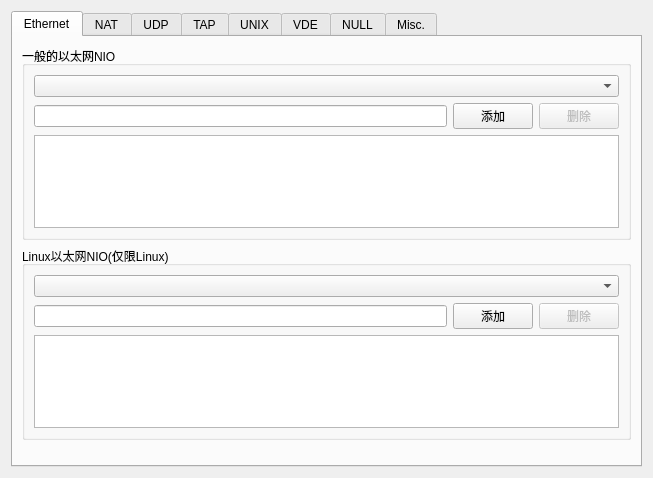
<?xml version="1.0" encoding="UTF-8"?>
<ui version="4.0">
 <class>cloudConfigPageWidget</class>
 <widget class="QWidget" name="cloudConfigPageWidget">
  <property name="geometry">
   <rect>
    <x>0</x>
    <y>0</y>
    <width>653</width>
    <height>478</height>
   </rect>
  </property>
  <property name="windowTitle">
   <string>Cloud设置</string>
  </property>
  <layout class="QVBoxLayout">
   <item>
    <widget class="QTabWidget" name="uiNIOsTabWidget">
     <property name="currentIndex">
      <number>0</number>
     </property>
     <widget class="QWidget" name="NIOEthernetTab">
      <attribute name="title">
       <string>Ethernet</string>
      </attribute>
      <layout class="QVBoxLayout">
       <item>
        <widget class="QGroupBox" name="uiGenericEthernetGroupBox">
         <property name="title">
          <string>一般的以太网NIO</string>
         </property>
         <layout class="QGridLayout">
          <item row="0" column="0" colspan="3">
           <widget class="QComboBox" name="uiGenericEthernetComboBox">
            <property name="sizePolicy">
             <sizepolicy hsizetype="Expanding" vsizetype="Fixed">
              <horstretch>0</horstretch>
              <verstretch>0</verstretch>
             </sizepolicy>
            </property>
            <property name="sizeAdjustPolicy">
             <enum>QComboBox::AdjustToContents</enum>
            </property>
           </widget>
          </item>
          <item row="1" column="0">
           <widget class="QLineEdit" name="uiGenericEthernetLineEdit"/>
          </item>
          <item row="1" column="1">
           <widget class="QPushButton" name="uiAddGenericEthernetPushButton">
            <property name="text">
             <string>添加</string>
            </property>
           </widget>
          </item>
          <item row="1" column="2">
           <widget class="QPushButton" name="uiDeleteGenericEthernetPushButton">
            <property name="enabled">
             <bool>false</bool>
            </property>
            <property name="text">
             <string>删除</string>
            </property>
           </widget>
          </item>
          <item row="2" column="0" colspan="3">
           <widget class="QListWidget" name="uiGenericEthernetListWidget"/>
          </item>
         </layout>
        </widget>
       </item>
       <item>
        <widget class="QGroupBox" name="uiLinuxEthernetGroupBox">
         <property name="sizePolicy">
          <sizepolicy hsizetype="Preferred" vsizetype="Preferred">
           <horstretch>0</horstretch>
           <verstretch>0</verstretch>
          </sizepolicy>
         </property>
         <property name="title">
          <string>Linux以太网NIO(仅限Linux)</string>
         </property>
         <layout class="QGridLayout">
          <item row="0" column="0" colspan="3">
           <widget class="QComboBox" name="uiLinuxEthernetComboBox">
            <property name="sizePolicy">
             <sizepolicy hsizetype="Expanding" vsizetype="Fixed">
              <horstretch>0</horstretch>
              <verstretch>0</verstretch>
             </sizepolicy>
            </property>
           </widget>
          </item>
          <item row="1" column="0">
           <widget class="QLineEdit" name="uiLinuxEthernetLineEdit"/>
          </item>
          <item row="1" column="1">
           <widget class="QPushButton" name="uiAddLinuxEthernetPushButton">
            <property name="text">
             <string>添加</string>
            </property>
           </widget>
          </item>
          <item row="1" column="2">
           <widget class="QPushButton" name="uiDeleteLinuxEthernetPushButton">
            <property name="enabled">
             <bool>false</bool>
            </property>
            <property name="text">
             <string>删除</string>
            </property>
           </widget>
          </item>
          <item row="2" column="0" colspan="3">
           <widget class="QListWidget" name="uiLinuxEthernetListWidget"/>
          </item>
         </layout>
        </widget>
       </item>
       <item>
        <spacer>
         <property name="orientation">
          <enum>Qt::Vertical</enum>
         </property>
         <property name="sizeType">
          <enum>QSizePolicy::Fixed</enum>
         </property>
         <property name="sizeHint" stdset="0">
          <size>
           <width>21</width>
           <height>16</height>
          </size>
         </property>
        </spacer>
       </item>
      </layout>
     </widget>
     <widget class="QWidget" name="NIONATTab">
      <attribute name="title">
       <string>NAT</string>
      </attribute>
      <layout class="QGridLayout" name="gridLayout_2">
       <item row="0" column="0" colspan="2">
        <widget class="QGroupBox" name="uiNIONATSettingsGroupBox">
         <property name="title">
          <string>设置</string>
         </property>
         <layout class="QGridLayout" name="_2">
          <item row="0" column="0">
           <widget class="QLabel" name="uiNIONATIdentifierLabel">
            <property name="text">
             <string>本地标识符：</string>
            </property>
           </widget>
          </item>
          <item row="1" column="0">
           <widget class="QLineEdit" name="uiNIONATIdentiferLineEdit">
            <property name="sizePolicy">
             <sizepolicy hsizetype="Expanding" vsizetype="Fixed">
              <horstretch>0</horstretch>
              <verstretch>0</verstretch>
             </sizepolicy>
            </property>
           </widget>
          </item>
         </layout>
        </widget>
       </item>
       <item row="0" column="2" rowspan="3">
        <widget class="QGroupBox" name="uiNIONATListGroupBox">
         <property name="title">
          <string>NIOs</string>
         </property>
         <layout class="QVBoxLayout" name="_3">
          <item>
           <widget class="QListWidget" name="uiNIONATListWidget">
            <property name="sizePolicy">
             <sizepolicy hsizetype="Expanding" vsizetype="Minimum">
              <horstretch>0</horstretch>
              <verstretch>0</verstretch>
             </sizepolicy>
            </property>
           </widget>
          </item>
         </layout>
        </widget>
       </item>
       <item row="1" column="0">
        <widget class="QPushButton" name="uiAddNIONATPushButton">
         <property name="text">
          <string>添加</string>
         </property>
        </widget>
       </item>
       <item row="1" column="1">
        <widget class="QPushButton" name="uiDeleteNIONATPushButton">
         <property name="enabled">
          <bool>false</bool>
         </property>
         <property name="text">
          <string>删除</string>
         </property>
        </widget>
       </item>
       <item row="2" column="0" rowspan="2">
        <spacer name="spacer">
         <property name="orientation">
          <enum>Qt::Vertical</enum>
         </property>
         <property name="sizeHint" stdset="0">
          <size>
           <width>20</width>
           <height>294</height>
          </size>
         </property>
        </spacer>
       </item>
       <item row="3" column="2">
        <spacer name="spacer_2">
         <property name="orientation">
          <enum>Qt::Vertical</enum>
         </property>
         <property name="sizeHint" stdset="0">
          <size>
           <width>20</width>
           <height>194</height>
          </size>
         </property>
        </spacer>
       </item>
      </layout>
     </widget>
     <widget class="QWidget" name="NIOUDPTab">
      <attribute name="title">
       <string>UDP</string>
      </attribute>
      <layout class="QGridLayout">
       <item row="0" column="0" colspan="2">
        <widget class="QGroupBox" name="uiNIOUDPSettingsGroupBox">
         <property name="title">
          <string>设置</string>
         </property>
         <layout class="QGridLayout">
          <item row="0" column="0">
           <widget class="QLabel" name="uiLocalPortLabel">
            <property name="text">
             <string>本地端口：</string>
            </property>
           </widget>
          </item>
          <item row="0" column="1">
           <widget class="QSpinBox" name="uiLocalPortSpinBox">
            <property name="sizePolicy">
             <sizepolicy hsizetype="Expanding" vsizetype="Fixed">
              <horstretch>0</horstretch>
              <verstretch>0</verstretch>
             </sizepolicy>
            </property>
            <property name="maximum">
             <number>65535</number>
            </property>
            <property name="value">
             <number>30000</number>
            </property>
           </widget>
          </item>
          <item row="1" column="0">
           <widget class="QLabel" name="uiRemoteHostLabel">
            <property name="text">
             <string>云端主机：</string>
            </property>
           </widget>
          </item>
          <item row="1" column="1">
           <widget class="QLineEdit" name="uiRemoteHostLineEdit">
            <property name="sizePolicy">
             <sizepolicy hsizetype="Expanding" vsizetype="Fixed">
              <horstretch>0</horstretch>
              <verstretch>0</verstretch>
             </sizepolicy>
            </property>
            <property name="minimumSize">
             <size>
              <width>80</width>
              <height>0</height>
             </size>
            </property>
            <property name="text">
             <string>127.0.0.1</string>
            </property>
           </widget>
          </item>
          <item row="2" column="0">
           <widget class="QLabel" name="uiRemotePortLabel">
            <property name="text">
             <string>云端端口：</string>
            </property>
           </widget>
          </item>
          <item row="2" column="1">
           <widget class="QSpinBox" name="uiRemotePortSpinBox">
            <property name="sizePolicy">
             <sizepolicy hsizetype="Expanding" vsizetype="Fixed">
              <horstretch>0</horstretch>
              <verstretch>0</verstretch>
             </sizepolicy>
            </property>
            <property name="maximum">
             <number>65535</number>
            </property>
            <property name="value">
             <number>20000</number>
            </property>
           </widget>
          </item>
         </layout>
        </widget>
       </item>
       <item row="0" column="2" rowspan="2">
        <widget class="QGroupBox" name="uiNIOUDPListGroupBox">
         <property name="title">
          <string>NIOs</string>
         </property>
         <layout class="QVBoxLayout">
          <item>
           <widget class="QListWidget" name="uiNIOUDPListWidget"/>
          </item>
         </layout>
        </widget>
       </item>
       <item row="1" column="0">
        <widget class="QPushButton" name="uiAddNIOUDPPushButton">
         <property name="text">
          <string>添加</string>
         </property>
        </widget>
       </item>
       <item row="1" column="1">
        <widget class="QPushButton" name="uiDeleteNIOUDPPushButton">
         <property name="enabled">
          <bool>false</bool>
         </property>
         <property name="text">
          <string>删除</string>
         </property>
        </widget>
       </item>
       <item row="2" column="1">
        <spacer>
         <property name="orientation">
          <enum>Qt::Vertical</enum>
         </property>
         <property name="sizeHint" stdset="0">
          <size>
           <width>20</width>
           <height>211</height>
          </size>
         </property>
        </spacer>
       </item>
      </layout>
     </widget>
     <widget class="QWidget" name="NIOTAPTab">
      <attribute name="title">
       <string>TAP</string>
      </attribute>
      <layout class="QVBoxLayout">
       <item>
        <widget class="QGroupBox" name="uiNIOTAPGroupBox">
         <property name="title">
          <string>TAP接口</string>
         </property>
         <layout class="QGridLayout">
          <item row="0" column="0">
           <widget class="QLineEdit" name="uiNIOTAPLineEdit"/>
          </item>
          <item row="0" column="1">
           <widget class="QPushButton" name="uiAddNIOTAPPushButton">
            <property name="text">
             <string>添加</string>
            </property>
           </widget>
          </item>
          <item row="0" column="2">
           <widget class="QPushButton" name="uiDeleteNIOTAPPushButton">
            <property name="enabled">
             <bool>false</bool>
            </property>
            <property name="text">
             <string>删除</string>
            </property>
           </widget>
          </item>
          <item row="1" column="0" colspan="3">
           <widget class="QListWidget" name="uiNIOTAPListWidget"/>
          </item>
         </layout>
        </widget>
       </item>
       <item>
        <spacer>
         <property name="orientation">
          <enum>Qt::Vertical</enum>
         </property>
         <property name="sizeHint" stdset="0">
          <size>
           <width>20</width>
           <height>191</height>
          </size>
         </property>
        </spacer>
       </item>
      </layout>
     </widget>
     <widget class="QWidget" name="NIOUnixTab">
      <attribute name="title">
       <string>UNIX</string>
      </attribute>
      <layout class="QGridLayout">
       <item row="0" column="0" colspan="2">
        <widget class="QGroupBox" name="uiNIOUNIXSettingsGroupBox">
         <property name="title">
          <string>设置</string>
         </property>
         <layout class="QGridLayout">
          <item row="0" column="0">
           <layout class="QGridLayout">
            <item row="0" column="0">
             <widget class="QLabel" name="uiLocalFileLabel">
              <property name="text">
               <string>本地文件</string>
              </property>
             </widget>
            </item>
            <item row="1" column="0">
             <widget class="QLineEdit" name="uiLocalFileLineEdit">
              <property name="sizePolicy">
               <sizepolicy hsizetype="Expanding" vsizetype="Fixed">
                <horstretch>0</horstretch>
                <verstretch>0</verstretch>
               </sizepolicy>
              </property>
             </widget>
            </item>
           </layout>
          </item>
          <item row="1" column="0">
           <layout class="QGridLayout">
            <item row="0" column="0">
             <widget class="QLabel" name="uiRemoteFileLabel">
              <property name="text">
               <string>云端文件</string>
              </property>
             </widget>
            </item>
            <item row="1" column="0">
             <widget class="QLineEdit" name="uiRemoteFileLineEdit">
              <property name="sizePolicy">
               <sizepolicy hsizetype="Expanding" vsizetype="Fixed">
                <horstretch>0</horstretch>
                <verstretch>0</verstretch>
               </sizepolicy>
              </property>
             </widget>
            </item>
           </layout>
          </item>
         </layout>
        </widget>
       </item>
       <item row="0" column="2" rowspan="3">
        <widget class="QGroupBox" name="uiNIOUNIXListGroupBox">
         <property name="title">
          <string>NIOs</string>
         </property>
         <layout class="QVBoxLayout">
          <item>
           <widget class="QListWidget" name="uiNIOUNIXListWidget">
            <property name="sizePolicy">
             <sizepolicy hsizetype="Expanding" vsizetype="Minimum">
              <horstretch>0</horstretch>
              <verstretch>0</verstretch>
             </sizepolicy>
            </property>
           </widget>
          </item>
         </layout>
        </widget>
       </item>
       <item row="1" column="0">
        <widget class="QPushButton" name="uiAddNIOUNIXPushButton">
         <property name="text">
          <string>添加</string>
         </property>
        </widget>
       </item>
       <item row="1" column="1">
        <widget class="QPushButton" name="uiDeleteNIOUNIXPushButton">
         <property name="enabled">
          <bool>false</bool>
         </property>
         <property name="text">
          <string>删除</string>
         </property>
        </widget>
       </item>
       <item row="2" column="0" rowspan="2" colspan="2">
        <spacer>
         <property name="orientation">
          <enum>Qt::Vertical</enum>
         </property>
         <property name="sizeType">
          <enum>QSizePolicy::Fixed</enum>
         </property>
         <property name="sizeHint" stdset="0">
          <size>
           <width>160</width>
           <height>190</height>
          </size>
         </property>
        </spacer>
       </item>
       <item row="3" column="2">
        <spacer>
         <property name="orientation">
          <enum>Qt::Vertical</enum>
         </property>
         <property name="sizeHint" stdset="0">
          <size>
           <width>196</width>
           <height>132</height>
          </size>
         </property>
        </spacer>
       </item>
      </layout>
     </widget>
     <widget class="QWidget" name="NIOVDETab">
      <attribute name="title">
       <string>VDE</string>
      </attribute>
      <layout class="QGridLayout">
       <item row="0" column="0" colspan="2">
        <widget class="QGroupBox" name="uiNIOVDESettingsGroupBox">
         <property name="title">
          <string>设置</string>
         </property>
         <layout class="QGridLayout">
          <item row="0" column="0">
           <layout class="QGridLayout">
            <item row="0" column="0">
             <widget class="QLabel" name="uiVDEControlFileLabel">
              <property name="text">
               <string>控制文件</string>
              </property>
             </widget>
            </item>
            <item row="1" column="0">
             <widget class="QLineEdit" name="uiVDEControlFileLineEdit">
              <property name="sizePolicy">
               <sizepolicy hsizetype="Expanding" vsizetype="Fixed">
                <horstretch>0</horstretch>
                <verstretch>0</verstretch>
               </sizepolicy>
              </property>
             </widget>
            </item>
           </layout>
          </item>
          <item row="1" column="0">
           <layout class="QGridLayout">
            <item row="0" column="0">
             <widget class="QLabel" name="uiVDELocalFileLabel">
              <property name="text">
               <string>本地文件</string>
              </property>
             </widget>
            </item>
            <item row="1" column="0">
             <widget class="QLineEdit" name="uiVDELocalFileLineEdit">
              <property name="sizePolicy">
               <sizepolicy hsizetype="Expanding" vsizetype="Fixed">
                <horstretch>0</horstretch>
                <verstretch>0</verstretch>
               </sizepolicy>
              </property>
             </widget>
            </item>
           </layout>
          </item>
         </layout>
        </widget>
       </item>
       <item row="0" column="2" rowspan="3">
        <widget class="QGroupBox" name="uiNIOVDEListGroupBox">
         <property name="title">
          <string>NIOs</string>
         </property>
         <layout class="QVBoxLayout">
          <item>
           <widget class="QListWidget" name="uiNIOVDEListWidget">
            <property name="sizePolicy">
             <sizepolicy hsizetype="Expanding" vsizetype="Minimum">
              <horstretch>0</horstretch>
              <verstretch>0</verstretch>
             </sizepolicy>
            </property>
           </widget>
          </item>
         </layout>
        </widget>
       </item>
       <item row="1" column="0">
        <widget class="QPushButton" name="uiAddNIOVDEPushButton">
         <property name="text">
          <string>添加</string>
         </property>
        </widget>
       </item>
       <item row="1" column="1">
        <widget class="QPushButton" name="uiDeleteNIOVDEPushButton">
         <property name="enabled">
          <bool>false</bool>
         </property>
         <property name="text">
          <string>删除</string>
         </property>
        </widget>
       </item>
       <item row="2" column="0" rowspan="2" colspan="2">
        <spacer>
         <property name="orientation">
          <enum>Qt::Vertical</enum>
         </property>
         <property name="sizeType">
          <enum>QSizePolicy::Fixed</enum>
         </property>
         <property name="sizeHint" stdset="0">
          <size>
           <width>161</width>
           <height>201</height>
          </size>
         </property>
        </spacer>
       </item>
       <item row="3" column="2">
        <spacer>
         <property name="orientation">
          <enum>Qt::Vertical</enum>
         </property>
         <property name="sizeHint" stdset="0">
          <size>
           <width>196</width>
           <height>132</height>
          </size>
         </property>
        </spacer>
       </item>
      </layout>
     </widget>
     <widget class="QWidget" name="NIONullTab">
      <attribute name="title">
       <string>NULL</string>
      </attribute>
      <layout class="QGridLayout">
       <item row="0" column="0" colspan="2">
        <widget class="QGroupBox" name="uiNIONullSettingsGroupBox">
         <property name="title">
          <string>设置</string>
         </property>
         <layout class="QGridLayout">
          <item row="0" column="0">
           <widget class="QLabel" name="uiNIONullIdentifierLabel">
            <property name="text">
             <string>本地标识符：</string>
            </property>
           </widget>
          </item>
          <item row="1" column="0">
           <widget class="QLineEdit" name="uiNIONullIdentiferLineEdit">
            <property name="sizePolicy">
             <sizepolicy hsizetype="Expanding" vsizetype="Fixed">
              <horstretch>0</horstretch>
              <verstretch>0</verstretch>
             </sizepolicy>
            </property>
           </widget>
          </item>
         </layout>
        </widget>
       </item>
       <item row="0" column="2" rowspan="3">
        <widget class="QGroupBox" name="uiNIONullListGroupBox">
         <property name="title">
          <string>NIOs</string>
         </property>
         <layout class="QVBoxLayout">
          <item>
           <widget class="QListWidget" name="uiNIONullListWidget">
            <property name="sizePolicy">
             <sizepolicy hsizetype="Expanding" vsizetype="Minimum">
              <horstretch>0</horstretch>
              <verstretch>0</verstretch>
             </sizepolicy>
            </property>
           </widget>
          </item>
         </layout>
        </widget>
       </item>
       <item row="1" column="0">
        <widget class="QPushButton" name="uiAddNIONullPushButton">
         <property name="text">
          <string>添加</string>
         </property>
        </widget>
       </item>
       <item row="1" column="1">
        <widget class="QPushButton" name="uiDeleteNIONullPushButton">
         <property name="enabled">
          <bool>false</bool>
         </property>
         <property name="text">
          <string>删除</string>
         </property>
        </widget>
       </item>
       <item row="2" column="0" rowspan="2" colspan="2">
        <spacer>
         <property name="orientation">
          <enum>Qt::Vertical</enum>
         </property>
         <property name="sizeHint" stdset="0">
          <size>
           <width>20</width>
           <height>261</height>
          </size>
         </property>
        </spacer>
       </item>
       <item row="3" column="2">
        <spacer>
         <property name="orientation">
          <enum>Qt::Vertical</enum>
         </property>
         <property name="sizeHint" stdset="0">
          <size>
           <width>20</width>
           <height>181</height>
          </size>
         </property>
        </spacer>
       </item>
      </layout>
     </widget>
     <widget class="QWidget" name="MiscTab">
      <attribute name="title">
       <string>Misc.</string>
      </attribute>
      <layout class="QGridLayout" name="gridLayout">
       <item row="0" column="0">
        <widget class="QLabel" name="uiNameLabel">
         <property name="text">
          <string>名称：</string>
         </property>
        </widget>
       </item>
       <item row="0" column="1">
        <widget class="QLineEdit" name="uiNameLineEdit"/>
       </item>
       <item row="1" column="1">
        <spacer name="verticalSpacer">
         <property name="orientation">
          <enum>Qt::Vertical</enum>
         </property>
         <property name="sizeHint" stdset="0">
          <size>
           <width>20</width>
           <height>399</height>
          </size>
         </property>
        </spacer>
       </item>
      </layout>
     </widget>
    </widget>
   </item>
  </layout>
 </widget>
 <resources/>
 <connections/>
</ui>
